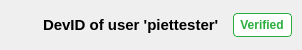
           <widget class="QWidget" name="profile_top_bar" native="true">
            <property name="minimumSize">
             <size>
              <width>0</width>
              <height>50</height>
             </size>
            </property>
            <property name="maximumSize">
             <size>
              <width>16777215</width>
              <height>50</height>
             </size>
            </property>
            <property name="styleSheet">
             <string notr="true"/>
            </property>
            <layout class="QHBoxLayout" name="horizontalLayout_2">
             <property name="spacing">
              <number>0</number>
             </property>
             <property name="leftMargin">
              <number>0</number>
             </property>
             <property name="topMargin">
              <number>0</number>
             </property>
             <property name="rightMargin">
              <number>0</number>
             </property>
             <property name="bottomMargin">
              <number>0</number>
             </property>
             <item>
              <widget class="QWidget" name="profile_back_container" native="true">
               <layout class="QHBoxLayout" name="horizontalLayout_9">
                <property name="spacing">
                 <number>0</number>
                </property>
                <property name="leftMargin">
                 <number>0</number>
                </property>
                <property name="topMargin">
                 <number>0</number>
                </property>
                <property name="rightMargin">
                 <number>0</number>
                </property>
                <property name="bottomMargin">
                 <number>0</number>
                </property>
                <item>
                 <spacer name="horizontalSpacer_14">
                  <property name="orientation">
                   <enum>Qt::Horizontal</enum>
                  </property>
                  <property name="sizeType">
                   <enum>QSizePolicy::Fixed</enum>
                  </property>
                  <property name="sizeHint" stdset="0">
                   <size>
                    <width>10</width>
                    <height>20</height>
                   </size>
                  </property>
                 </spacer>
                </item>
                <item>
                 <widget class="QToolButton" name="profile_back_button">
                  <property name="minimumSize">
                   <size>
                    <width>0</width>
                    <height>30</height>
                   </size>
                  </property>
                  <property name="maximumSize">
                   <size>
                    <width>16777215</width>
                    <height>30</height>
                   </size>
                  </property>
                  <property name="cursor">
                   <cursorShape>PointingHandCursor</cursorShape>
                  </property>
                  <property name="styleSheet">
                   <string notr="true">border: none;</string>
                  </property>
                  <property name="text">
                   <string/>
                  </property>
                  <property name="icon">
                   <iconset>
                    <normaloff>../images/back.png</normaloff>../images/back.png</iconset>
                  </property>
                 </widget>
                </item>
               </layout>
              </widget>
             </item>
             <item>
              <widget class="QLabel" name="profile_header_label">
               <property name="sizePolicy">
                <sizepolicy hsizetype="Preferred" vsizetype="Expanding">
                 <horstretch>0</horstretch>
                 <verstretch>0</verstretch>
                </sizepolicy>
               </property>
               <property name="minimumSize">
                <size>
                 <width>0</width>
                 <height>0</height>
                </size>
               </property>
               <property name="maximumSize">
                <size>
                 <width>16777215</width>
                 <height>16777215</height>
                </size>
               </property>
               <property name="styleSheet">
                <string notr="true">font-weight: bold; font-size: 15px; margin-left: 10px;</string>
               </property>
               <property name="text">
                <string>DevID of user 'piettester'</string>
               </property>
               <property name="alignment">
                <set>Qt::AlignLeading|Qt::AlignLeft|Qt::AlignVCenter</set>
               </property>
              </widget>
             </item>
             <item>
              <spacer name="horizontalSpacer_6">
               <property name="orientation">
                <enum>Qt::Horizontal</enum>
               </property>
               <property name="sizeType">
                <enum>QSizePolicy::Fixed</enum>
               </property>
               <property name="sizeHint" stdset="0">
                <size>
                 <width>10</width>
                 <height>20</height>
                </size>
               </property>
              </spacer>
             </item>
             <item>
              <widget class="QLabel" name="profile_verified_label">
               <property name="sizePolicy">
                <sizepolicy hsizetype="Preferred" vsizetype="Fixed">
                 <horstretch>0</horstretch>
                 <verstretch>0</verstretch>
                </sizepolicy>
               </property>
               <property name="minimumSize">
                <size>
                 <width>0</width>
                 <height>24</height>
                </size>
               </property>
               <property name="maximumSize">
                <size>
                 <width>16777215</width>
                 <height>24</height>
                </size>
               </property>
               <property name="styleSheet">
                <string notr="true">border: 1px solid rgb(41, 173, 60);
border-radius: 4px;
background-color: white;
color: rgb(41, 173, 60);
font-weight: bold;
font-size: 12px;</string>
               </property>
               <property name="text">
                <string> Verified </string>
               </property>
              </widget>
             </item>
             <item>
              <spacer name="horizontalSpacer_8">
               <property name="orientation">
                <enum>Qt::Horizontal</enum>
               </property>
               <property name="sizeType">
                <enum>QSizePolicy::Expanding</enum>
               </property>
               <property name="sizeHint" stdset="0">
                <size>
                 <width>10</width>
                 <height>20</height>
                </size>
               </property>
              </spacer>
             </item>
            </layout>
           </widget>
